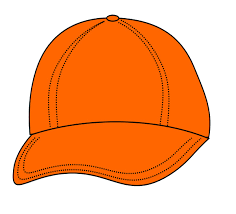
#> input picture Computer_Vision/Samples/img_3.png, 236 x 214 px
$ python 'Finding_and_drawing Contours.py'
#> lines starting #> are read from the running program, lines starting #| are printed output that depends on the picture; after the words box and inside, x2 and y2 are one past the last pixel; in counts of white or black regions, pixels touching at a corner belong together
import cv2 as cv
import numpy as np
import matplotlib.pyplot as plt

img = cv.imread("Samples/img_3.png")
#> img is the input picture: shape (214, 236, 3); mean B, G, R 126.6, 175.1, 247.8
imgGray = cv.cvtColor(img, cv.COLOR_BGR2GRAY)
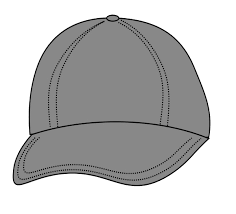
#> imgGray: shape (214, 236); min 0, max 255, mean 191.3

ret, thresh = cv.threshold(imgGray, 127, 255, 0)
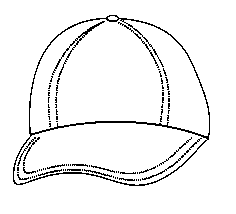
#> thresh: shape (214, 236); 94.9% white; black in thin lines or dots, all inside (x1, y1, x2, y2) = (13, 15, 210, 186)

contours, hierarchy = cv.findContours(thresh, cv.RETR_TREE, cv.CHAIN_APPROX_NONE)
#> contours = 183 contours, 150 with area under 20; largest, box (x1, y1, x2, y2) and area: (0, 0, 236, 214) 50055, (28, 14, 211, 141) 16710, (30, 19, 209, 136) 15296, (12, 136, 198, 187) 598, (77, 20, 106, 39) 101

cv.drawContours(img, contours, -1, (0, 255, 100), 1)
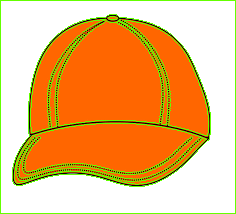
#> img: shape (214, 236, 3); 8.23% of pixels changed, all inside (x1, y1, x2, y2) = (0, 0, 236, 214)

cv. imshow("image", img)
cv.imshow("grayImage", imgGray)

cv.waitKey(0)
cv.destroyAllWindows()

$ run again, with Computer_Vision/Samples/img_1.png copied over Computer_Vision/Samples/img_3.png
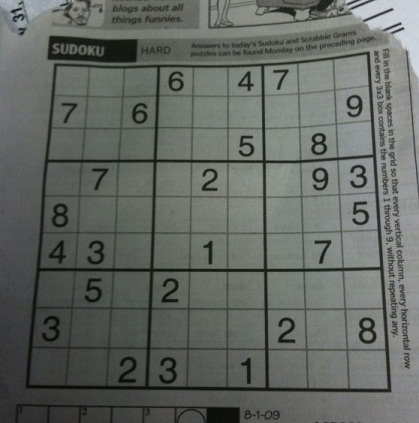
#> input picture Computer_Vision/Samples/img_1.png, 419 x 423 px
#> img is the input picture: shape (423, 419, 3); mean B, G, R 98.9, 103.6, 99.4
#> `ret, thresh = cv.threshold(imgGray, 127, 255, 0)`:
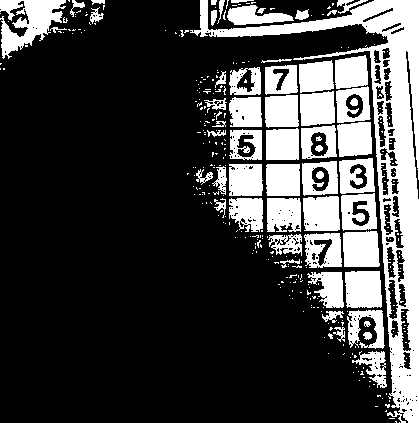
#> thresh: shape (423, 419); 25.6% white; 333 white regions (274 under 20 px)
#> contours = 596 contours, 497 with area under 20; largest, box (x1, y1, x2, y2) and area: (190, 0, 419, 423) 17028, (0, 0, 66, 59) 1801, (345, 271, 382, 308) 1214, (343, 231, 380, 267) 1170, (341, 193, 377, 231) 1154
#> `cv.drawContours(img, contours, -1, (0, 255, 100), 1)`:
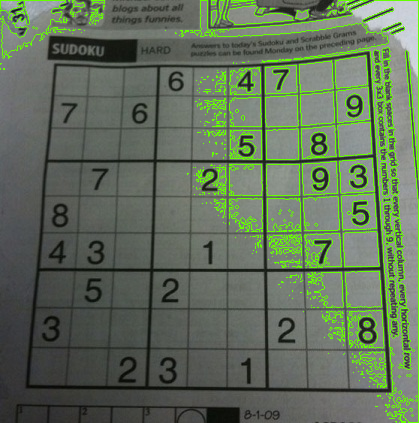
#> img: shape (423, 419, 3); 6.68% of pixels changed, all inside (x1, y1, x2, y2) = (0, 0, 419, 423)

$ run again, with Computer_Vision/Samples/img.png copied over Computer_Vision/Samples/img_3.png
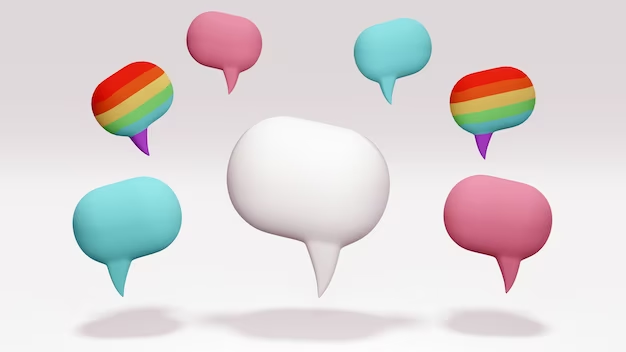
#> input picture Computer_Vision/Samples/img.png, 626 x 352 px
#> img is the input picture: shape (352, 626, 3); mean B, G, R 217.1, 216.3, 222.9
#> `ret, thresh = cv.threshold(imgGray, 127, 255, 0)`:
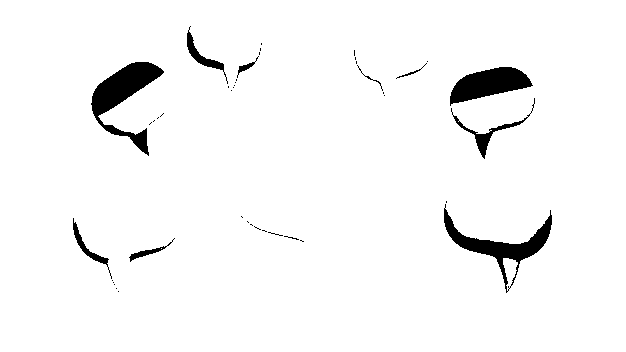
#> thresh: shape (352, 626); 96.4% white; 43 black regions (33 under 20 px)
#> contours = 111 contours, 98 with area under 20; largest, box (x1, y1, x2, y2) and area: (0, 0, 626, 352) 219375, (90, 61, 165, 157) 2534, (443, 207, 553, 294) 2120, (449, 66, 534, 107) 1906, (452, 114, 529, 160) 576
#> `cv.drawContours(img, contours, -1, (0, 255, 100), 1)`:
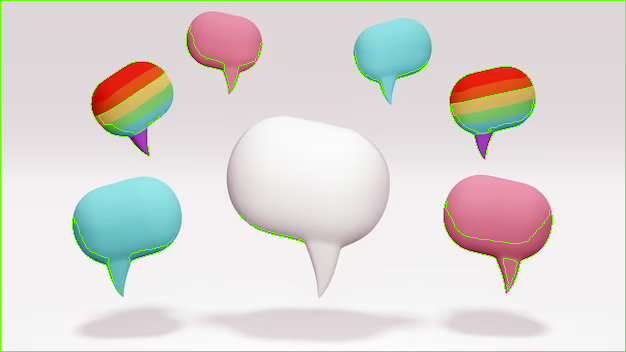
#> img: shape (352, 626, 3); 1.81% of pixels changed, all inside (x1, y1, x2, y2) = (0, 0, 626, 352)
